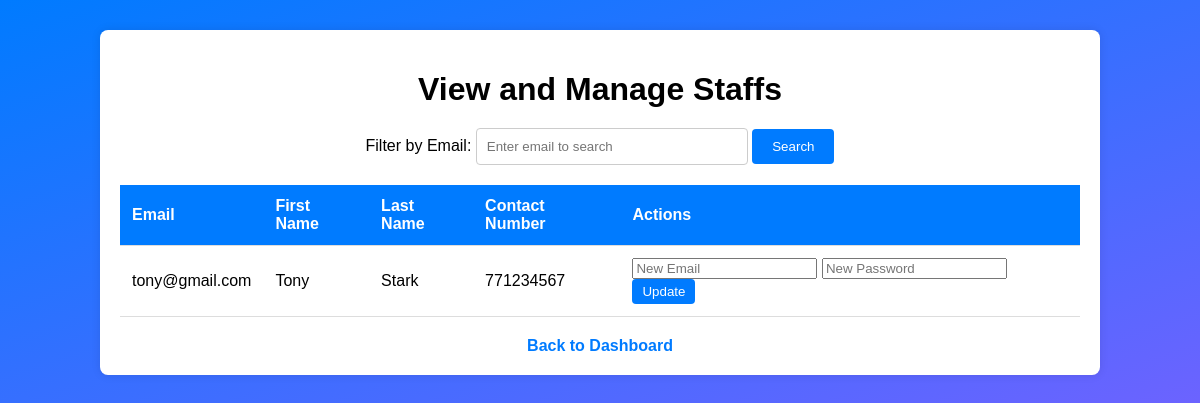
The app's page /view_staffs.php (signed in) with its own data.
### tables this page shows
CREATE TABLE `management` (
  `first_name` text NOT NULL,
  `last_name` text NOT NULL,
  `email` varchar(100) NOT NULL,
  `contact_number` int(10) NOT NULL,
  `password` varchar(255) NOT NULL
);

### view_staffs.php (the view, shortened to what this page needs)
<?php
include("dbconfig.php");
$filter_email = isset($_GET['filter_email']) ? $_GET['filter_email'] : '';
$query = "SELECT first_name, last_name, email, contact_number FROM management";
$stmt = $conn->prepare($query);
$stmt->execute();
$result = $stmt->get_result();
?>
<!DOCTYPE html>
<html lang="en">
<head>
    <link rel="stylesheet" href="view_staffs_style.css">
</head>
<body>
    <div class="container">
        <h1>View and Manage Staffs</h1>
        <form method="GET" class="filter-form">
            <label for="filter_email">Filter by Email:</label>
            <input type="text" name="filter_email" id="filter_email" placeholder="Enter email to search" value="<?php echo htmlspecialchars($filter_email); ?>">
            <button type="submit">Search</button>
        </form>
        <table>
            <thead>
                <tr>
                    <th>Email</th>
                    <th>First Name</th>
                    <th>Last Name</th>
                    <th>Contact Number</th>
                    <th>Actions</th>
                </tr>
            </thead>
            <tbody>
                <?php if ($result->num_rows > 0): ?>
                    <?php while ($row = $result->fetch_assoc()): ?>
                        <tr>
                            <td><?php echo htmlspecialchars($row['email']); ?></td>
                            <td><?php echo htmlspecialchars($row['first_name']); ?></td>
                            <td><?php echo htmlspecialchars($row['last_name']); ?></td>
                            <td><?php echo htmlspecialchars($row['contact_number']); ?></td>
                            <td>
                                <form method="POST" style="display:inline-block;">
                                    <input type="text" name="new_email" placeholder="New Email" required>
                                    <input type="password" name="new_password" placeholder="New Password" required>
                                    <button type="submit" name="update_staff">Update</button>
                                </form>
                            </td>
                        </tr>
                    <?php endwhile; ?>
                <?php else: ?>
                    <tr>
                        <td colspan="5">No staff members found.</td>
                    </tr>
                <?php endif; ?>
            </tbody>
        </table>
        <div class="back-link">
            <a href="admin_dashboard.php">Back to Dashboard</a>
        </div>
    </div>
</body>
</html>

### view_staffs_style.css (style rules this page uses)
body { font-family: Arial, sans-serif; background: linear-gradient(to bottom right, #007bff, #6c63ff); margin: 0; padding: 0; }
.container { width: 80%; margin: 30px auto; padding: 20px; background-color: white; border-radius: 8px; box-shadow: 0 0 10px rgba(0, 0, 0, 0.1); }
h1 { text-align: center; margin-bottom: 20px; }
.filter-form { text-align: center; margin-bottom: 20px; }
.filter-form input { padding: 10px; width: 250px; border-radius: 4px; border: 1px solid #ccc; }
.filter-form button { padding: 10px 20px; border: none; border-radius: 4px; background-color: #007bff; color: white; cursor: pointer; }
table { width: 100%; border-collapse: collapse; margin-top: 20px; }
table th, table td { text-align: left; padding: 12px; border-bottom: 1px solid #ddd; }
table th { background-color: #007bff; color: white; }
button { padding: 5px 10px; border: none; border-radius: 4px; background-color: #007bff; color: white; cursor: pointer; }
.back-link { text-align: center; margin-top: 20px; }
.back-link a { color: #007bff; text-decoration: none; font-weight: bold; }

### records on screen
management: email "tony@gmail.com", first_name "Tony", last_name "Stark", contact_number "771234567"
